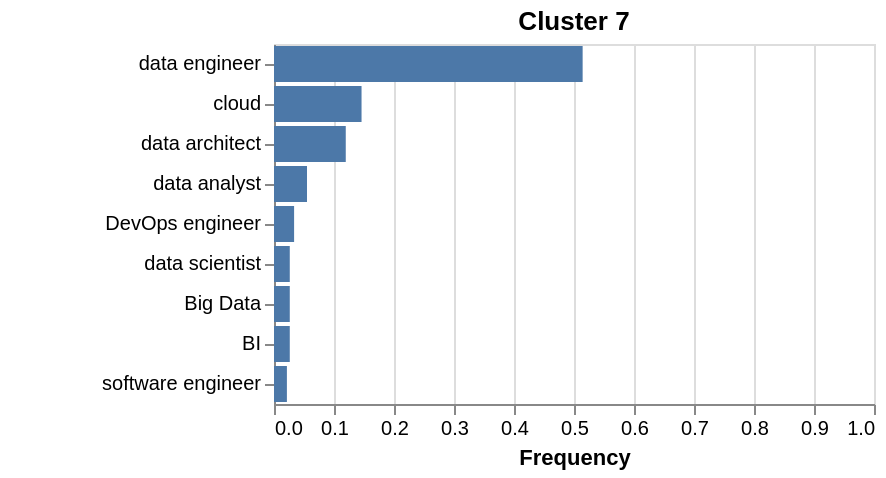

The specification (Vega-Lite) saved for this image:
### Vega-Lite specification from a JSON file in a GitHub repository (floating-point values rounded to 4 significant figures)
{"$schema": "https://vega.github.io/schema/vega-lite/v5.6.1.json", "config": {"legend": {"disable": true}, "view": {"continuousHeight": 300, "continuousWidth": 300}}, "data": {"name": "data-c65c46a3cb062d94882e8ffe84d3a012"}, "datasets": {"data-c65c46a3cb062d94882e8ffe84d3a012": [{"Job title": "data analyst", "freq_rel": 0.055, "label": 7}, {"Job title": "data scientist", "freq_rel": 0.0263, "label": 7}, {"Job title": "cloud", "freq_rel": 0.1459, "label": 7}, {"Job title": "data engineer", "freq_rel": 0.5144, "label": 7}, {"Job title": "Big Data", "freq_rel": 0.0263, "label": 7}, {"Job title": "data architect", "freq_rel": 0.1196, "label": 7}, {"Job title": "BI", "freq_rel": 0.0263, "label": 7}, {"Job title": "software engineer", "freq_rel": 0.0215, "label": 7}, {"Job title": "DevOps engineer", "freq_rel": 0.0335, "label": 7}]}, "encoding": {"color": {"field": "Origin", "type": "nominal"}, "tooltip": [{"field": "Job title", "title": "Job title", "type": "nominal"}, {"field": "freq_rel", "format": ".2%", "title": "Percentage", "type": "quantitative"}], "x": {"field": "freq_rel", "scale": {"domain": [0, 1]}, "title": "Frequency", "type": "quantitative"}, "y": {"axis": {"labelAngle": 0}, "field": "Job title", "sort": {"field": "freq_rel", "order": "descending"}, "title": null, "type": "nominal"}}, "mark": {"tooltip": true, "type": "bar"}, "padding": {"bottom": 5, "left": 50, "right": 5, "top": 5}, "title": "Cluster 7"}
